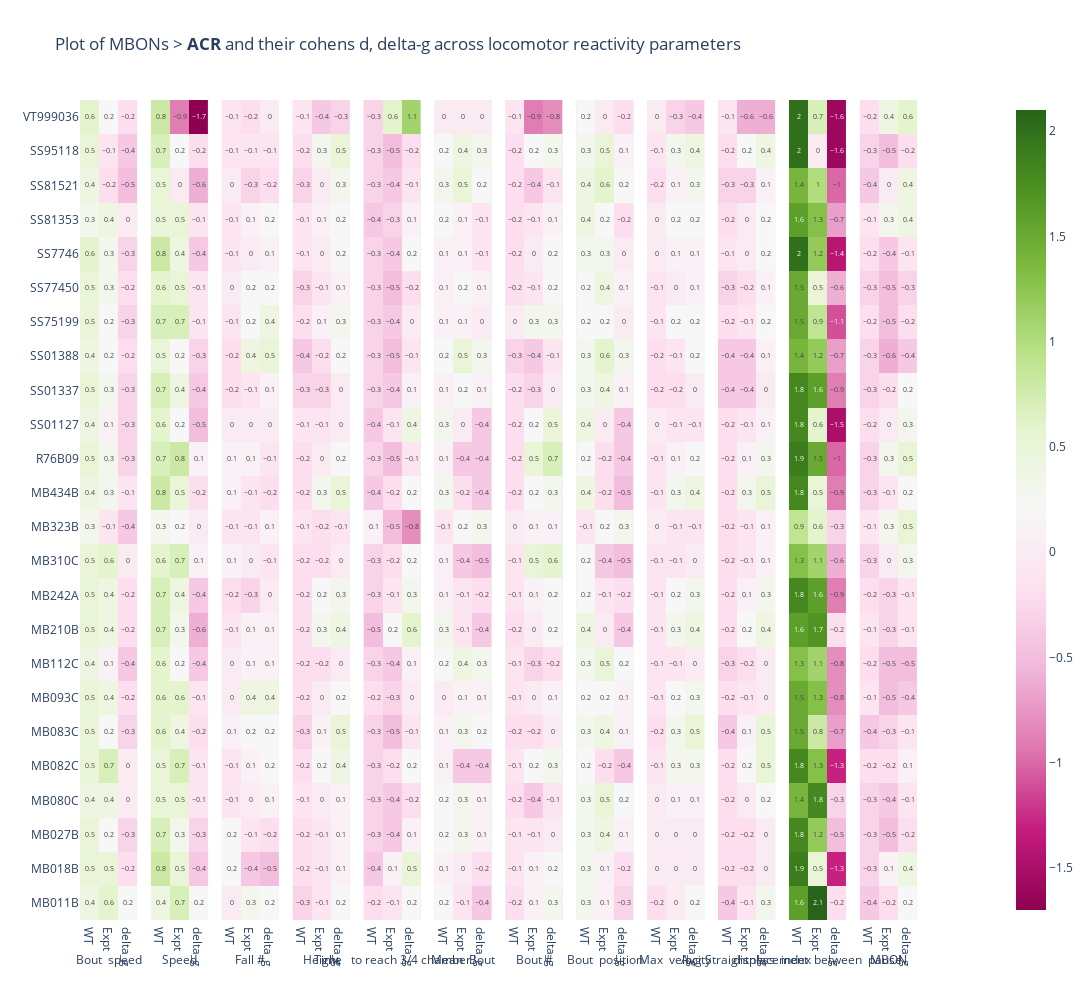

The notebook cell this image was saved under:
### Code cell
# f1,ax = plt.subplots(nrows=1, ncols=13, sharex=False, sharey = True, figsize=(15, 6))

from plotly.subplots import make_subplots
import plotly.graph_objects as go
import plotly.express as px

subplottitles = list(map(lambda s:s.replace('\n', ''), dfreg2.columns))
g1 = round(totalregdf,1)

fig = make_subplots(rows = 1,cols = 13, horizontal_spacing = 0.015, shared_yaxes =True, subplot_titles= dfreg2.columns)   


for n, j in zip(dfreg2.columns, list(range(1,14))):
    figure1 = px.imshow(g1[n], text_auto = True, aspect = "auto")
    fig.add_trace(figure1['data'][0], row = 1, col = j)

fig.update_layout(title = 'Plot of MBONs > <b>' + responder +  '</b> and their cohens d, delta-g across locomotor reactivity parameters', height = 1000, width = 1800)
fig.update_annotations(font_size=12, yshift = -870)


fig.write_image(openPath + "images\\"  + "cohens d and delta gheatmap_8secondrule" + responder + "_" + date + ".png")

fig.show()

### Figure 1 — Plotly figure (JSON) as saved in the notebook; plotly's stock layout.template omitted (floating-point values rounded to 4 significant figures)
{"data": [{"coloraxis": "coloraxis", "hovertemplate": "x: %{x}<br>MBON: %{y}<br>color: %{z}<extra></extra>", "name": "0", "texttemplate": "%{z}", "type": "heatmap", "x": ["WT", "Expt", "delta_g"], "xaxis": "x", "y": ["MB011B", "MB018B", "MB027B", "MB080C", "MB082C", "MB083C", "MB093C", "MB112C", "MB210B", "MB242A", "MB310C", "MB323B", "MB434B", "R76B09", "SS01127", "SS01337", "SS01388", "SS75199", "SS77450", "SS7746", "SS81353", "SS81521", "SS95118", "VT999036"], "yaxis": "y", "z": [[0.4, 0.6, 0.2], [0.5, 0.5, -0.2], [0.5, 0.2, -0.3], [0.4, 0.4, 0], [0.5, 0.7, 0], [0.5, 0.2, -0.3], [0.5, 0.4, -0.2], [0.4, 0.1, -0.4], [0.5, 0.4, -0.2], [0.5, 0.4, -0.2], [0.5, 0.6, 0], [0.3, -0.1, -0.4], [0.4, 0.3, -0.1], [0.5, 0.3, -0.3], [0.4, 0.1, -0.3], [0.5, 0.3, -0.3], [0.4, 0.2, -0.2], [0.5, 0.2, -0.3], [0.5, 0.3, -0.2], [0.6, 0.3, -0.3], [0.3, 0.4, 0], [0.4, -0.2, -0.5], [0.5, -0.1, -0.4], [0.6, 0.2, -0.2]]}, {"coloraxis": "coloraxis", "hovertemplate": "x: %{x}<br>MBON: %{y}<br>color: %{z}<extra></extra>", "name": "0", "texttemplate": "%{z}", "type": "heatmap", "x": ["WT", "Expt", "delta_g"], "xaxis": "x2", "y": ["MB011B", "MB018B", "MB027B", "MB080C", "MB082C", "MB083C", "MB093C", "MB112C", "MB210B", "MB242A", "MB310C", "MB323B", "MB434B", "R76B09", "SS01127", "SS01337", "SS01388", "SS75199", "SS77450", "SS7746", "SS81353", "SS81521", "SS95118", "VT999036"], "yaxis": "y2", "z": [[0.4, 0.7, 0.2], [0.8, 0.5, -0.4], [0.7, 0.3, -0.3], [0.5, 0.5, -0.1], [0.5, 0.7, -0.1], [0.6, 0.4, -0.2], [0.6, 0.6, -0.1], [0.6, 0.2, -0.4], [0.7, 0.3, -0.6], [0.7, 0.4, -0.4], [0.6, 0.7, 0.1], [0.3, 0.2, 0], [0.8, 0.5, -0.2], [0.7, 0.8, 0.1], [0.6, 0.2, -0.5], [0.7, 0.4, -0.4], [0.5, 0.2, -0.3], [0.7, 0.7, -0.1], [0.6, 0.5, -0.1], [0.8, 0.4, -0.4], [0.5, 0.5, -0.1], [0.5, 0, -0.6], [0.7, 0.2, -0.2], [0.8, -0.9, -1.7]]}, {"coloraxis": "coloraxis", "hovertemplate": "x: %{x}<br>MBON: %{y}<br>color: %{z}<extra></extra>", "name": "0", "texttemplate": "%{z}", "type": "heatmap", "x": ["WT", "Expt", "delta_g"], "xaxis": "x3", "y": ["MB011B", "MB018B", "MB027B", "MB080C", "MB082C", "MB083C", "MB093C", "MB112C", "MB210B", "MB242A", "MB310C", "MB323B", "MB434B", "R76B09", "SS01127", "SS01337", "SS01388", "SS75199", "SS77450", "SS7746", "SS81353", "SS81521", "SS95118", "VT999036"], "yaxis": "y3", "z": [[0, 0.3, 0.2], [0.2, -0.4, -0.5], [0.2, -0.1, -0.2], [-0.1, 0, 0.1], [-0.1, 0.1, 0.2], [0.1, 0.2, 0.2], [0, 0.4, 0.4], [0, 0.1, 0.1], [-0.1, 0.1, 0.1], [-0.2, -0.3, 0], [0.1, 0, -0.1], [-0.1, -0.1, 0.1], [0.1, -0.1, -0.2], [0.1, 0.1, -0.1], [0, 0, 0], [-0.2, -0.1, 0.1], [-0.2, 0.4, 0.5], [-0.1, 0.2, 0.4], [0, 0.2, 0.2], [-0.1, 0, 0.1], [-0.1, 0.1, 0.2], [0, -0.3, -0.2], [-0.1, -0.1, -0.1], [-0.1, -0.2, 0]]}, {"coloraxis": "coloraxis", "hovertemplate": "x: %{x}<br>MBON: %{y}<br>color: %{z}<extra></extra>", "name": "0", "texttemplate": "%{z}", "type": "heatmap", "x": ["WT", "Expt", "delta_g"], "xaxis": "x4", "y": ["MB011B", "MB018B", "MB027B", "MB080C", "MB082C", "MB083C", "MB093C", "MB112C", "MB210B", "MB242A", "MB310C", "MB323B", "MB434B", "R76B09", "SS01127", "SS01337", "SS01388", "SS75199", "SS77450", "SS7746", "SS81353", "SS81521", "SS95118", "VT999036"], "yaxis": "y4", "z": [[-0.3, -0.1, 0.2], [-0.2, -0.1, 0.1], [-0.2, -0.1, 0.1], [-0.1, 0, 0.1], [-0.2, 0.2, 0.4], [-0.3, 0.1, 0.5], [-0.2, 0, 0.2], [-0.2, -0.2, 0], [-0.2, 0.3, 0.4], [-0.2, 0.2, 0.3], [-0.2, -0.2, 0], [-0.1, -0.2, -0.1], [-0.2, 0.3, 0.5], [-0.2, 0, 0.2], [-0.1, -0.1, 0], [-0.3, -0.3, 0], [-0.4, -0.2, 0.2], [-0.2, 0.1, 0.3], [-0.3, -0.1, 0.1], [-0.1, 0, 0.2], [-0.1, 0.1, 0.2], [-0.3, 0, 0.3], [-0.2, 0.3, 0.5], [-0.1, -0.4, -0.3]]}, {"coloraxis": "coloraxis", "hovertemplate": "x: %{x}<br>MBON: %{y}<br>color: %{z}<extra></extra>", "name": "0", "texttemplate": "%{z}", "type": "heatmap", "x": ["WT", "Expt", "delta_g"], "xaxis": "x5", "y": ["MB011B", "MB018B", "MB027B", "MB080C", "MB082C", "MB083C", "MB093C", "MB112C", "MB210B", "MB242A", "MB310C", "MB323B", "MB434B", "R76B09", "SS01127", "SS01337", "SS01388", "SS75199", "SS77450", "SS7746", "SS81353", "SS81521", "SS95118", "VT999036"], "yaxis": "y5", "z": [[-0.2, -0.1, 0.2], [-0.4, 0.1, 0.5], [-0.3, -0.4, 0.1], [-0.3, -0.4, -0.2], [-0.3, -0.2, 0.2], [-0.3, -0.5, -0.1], [-0.2, -0.3, 0], [-0.3, -0.4, 0.1], [-0.5, 0.2, 0.6], [-0.3, -0.1, 0.3], [-0.3, -0.2, 0.2], [0.1, -0.5, -0.8], [-0.4, -0.2, 0.2], [-0.3, -0.5, -0.1], [-0.4, -0.1, 0.4], [-0.3, -0.4, 0.1], [-0.3, -0.5, -0.1], [-0.3, -0.4, 0], [-0.3, -0.5, -0.2], [-0.3, -0.4, 0.2], [-0.4, -0.3, 0.1], [-0.3, -0.4, -0.1], [-0.3, -0.5, -0.2], [-0.3, 0.6, 1.1]]}, {"coloraxis": "coloraxis", "hovertemplate": "x: %{x}<br>MBON: %{y}<br>color: %{z}<extra></extra>", "name": "0", "texttemplate": "%{z}", "type": "heatmap", "x": ["WT", "Expt", "delta_g"], "xaxis": "x6", "y": ["MB011B", "MB018B", "MB027B", "MB080C", "MB082C", "MB083C", "MB093C", "MB112C", "MB210B", "MB242A", "MB310C", "MB323B", "MB434B", "R76B09", "SS01127", "SS01337", "SS01388", "SS75199", "SS77450", "SS7746", "SS81353", "SS81521", "SS95118", "VT999036"], "yaxis": "y6", "z": [[0.2, -0.1, -0.4], [0.1, 0, -0.2], [0.2, 0.3, 0.1], [0.2, 0.3, 0.1], [0.1, -0.4, -0.4], [0.1, 0.3, 0.2], [0, 0.1, 0.1], [0.2, 0.4, 0.3], [0.3, -0.1, -0.4], [0.1, -0.1, -0.2], [0.1, -0.4, -0.5], [-0.1, 0.2, 0.3], [0.3, -0.2, -0.4], [0.1, -0.4, -0.4], [0.3, 0, -0.4], [0.1, 0.2, 0.1], [0.2, 0.5, 0.3], [0.1, 0.1, 0], [0.1, 0.2, 0.1], [0.1, 0.1, -0.1], [0.2, 0.1, -0.1], [0.3, 0.5, 0.2], [0.2, 0.4, 0.3], [0, 0, 0]]}, {"coloraxis": "coloraxis", "hovertemplate": "x: %{x}<br>MBON: %{y}<br>color: %{z}<extra></extra>", "name": "0", "texttemplate": "%{z}", "type": "heatmap", "x": ["WT", "Expt", "delta_g"], "xaxis": "x7", "y": ["MB011B", "MB018B", "MB027B", "MB080C", "MB082C", "MB083C", "MB093C", "MB112C", "MB210B", "MB242A", "MB310C", "MB323B", "MB434B", "R76B09", "SS01127", "SS01337", "SS01388", "SS75199", "SS77450", "SS7746", "SS81353", "SS81521", "SS95118", "VT999036"], "yaxis": "y7", "z": [[-0.2, 0.1, 0.3], [-0.1, 0.1, 0.2], [-0.1, -0.1, 0], [-0.2, -0.4, -0.1], [-0.1, 0.2, 0.3], [-0.2, -0.2, 0], [-0.1, 0, 0.1], [-0.1, -0.3, -0.2], [-0.2, 0, 0.2], [-0.1, 0.1, 0.2], [-0.1, 0.5, 0.6], [0, 0.1, 0.1], [-0.2, 0.2, 0.3], [-0.2, 0.5, 0.7], [-0.2, 0.2, 0.5], [-0.2, -0.3, 0], [-0.3, -0.4, -0.1], [0, 0.3, 0.3], [-0.2, -0.1, 0.2], [-0.2, 0, 0.2], [-0.2, -0.1, 0.1], [-0.2, -0.4, -0.1], [-0.2, 0.2, 0.3], [-0.1, -0.9, -0.8]]}, {"coloraxis": "coloraxis", "hovertemplate": "x: %{x}<br>MBON: %{y}<br>color: %{z}<extra></extra>", "name": "0", "texttemplate": "%{z}", "type": "heatmap", "x": ["WT", "Expt", "delta_g"], "xaxis": "x8", "y": ["MB011B", "MB018B", "MB027B", "MB080C", "MB082C", "MB083C", "MB093C", "MB112C", "MB210B", "MB242A", "MB310C", "MB323B", "MB434B", "R76B09", "SS01127", "SS01337", "SS01388", "SS75199", "SS77450", "SS7746", "SS81353", "SS81521", "SS95118", "VT999036"], "yaxis": "y8", "z": [[0.3, 0.1, -0.3], [0.3, 0.1, -0.2], [0.3, 0.4, 0.1], [0.3, 0.5, 0.2], [0.2, -0.2, -0.4], [0.3, 0.4, 0.1], [0.2, 0.2, 0.1], [0.3, 0.5, 0.2], [0.4, 0, -0.4], [0.2, -0.1, -0.2], [0.2, -0.4, -0.5], [-0.1, 0.2, 0.3], [0.4, -0.2, -0.5], [0.2, -0.2, -0.4], [0.4, 0, -0.4], [0.3, 0.4, 0.1], [0.3, 0.6, 0.3], [0.2, 0.2, 0], [0.2, 0.4, 0.1], [0.3, 0.3, 0], [0.4, 0.2, -0.2], [0.4, 0.6, 0.2], [0.3, 0.5, 0.1], [0.2, 0, -0.2]]}, {"coloraxis": "coloraxis", "hovertemplate": "x: %{x}<br>MBON: %{y}<br>color: %{z}<extra></extra>", "name": "0", "texttemplate": "%{z}", "type": "heatmap", "x": ["WT", "Expt", "delta_g"], "xaxis": "x9", "y": ["MB011B", "MB018B", "MB027B", "MB080C", "MB082C", "MB083C", "MB093C", "MB112C", "MB210B", "MB242A", "MB310C", "MB323B", "MB434B", "R76B09", "SS01127", "SS01337", "SS01388", "SS75199", "SS77450", "SS7746", "SS81353", "SS81521", "SS95118", "VT999036"], "yaxis": "y9", "z": [[-0.2, 0, 0.2], [0, 0, 0], [0, 0, 0], [0, 0.1, 0.1], [-0.1, 0.3, 0.3], [-0.2, 0.3, 0.5], [-0.1, 0.2, 0.3], [-0.1, -0.1, 0], [-0.1, 0.3, 0.4], [-0.1, 0.2, 0.3], [-0.1, -0.1, 0], [0, -0.1, -0.1], [-0.1, 0.3, 0.4], [-0.1, 0.1, 0.2], [0, -0.1, -0.1], [-0.2, -0.2, 0], [-0.2, -0.1, 0.2], [-0.1, 0.2, 0.2], [-0.1, 0, 0.1], [0, 0.1, 0.1], [0, 0.2, 0.2], [-0.2, 0.1, 0.3], [-0.1, 0.3, 0.4], [0, -0.3, -0.4]]}, {"coloraxis": "coloraxis", "hovertemplate": "x: %{x}<br>MBON: %{y}<br>color: %{z}<extra></extra>", "name": "0", "texttemplate": "%{z}", "type": "heatmap", "x": ["WT", "Expt", "delta_g"], "xaxis": "x10", "y": ["MB011B", "MB018B", "MB027B", "MB080C", "MB082C", "MB083C", "MB093C", "MB112C", "MB210B", "MB242A", "MB310C", "MB323B", "MB434B", "R76B09", "SS01127", "SS01337", "SS01388", "SS75199", "SS77450", "SS7746", "SS81353", "SS81521", "SS95118", "VT999036"], "yaxis": "y10", "z": [[-0.4, -0.1, 0.3], [-0.2, -0.2, 0], [-0.2, -0.2, 0], [-0.2, 0, 0.2], [-0.2, 0.2, 0.5], [-0.4, 0.1, 0.5], [-0.2, -0.1, 0], [-0.3, -0.2, 0], [-0.2, 0.2, 0.4], [-0.2, 0.1, 0.3], [-0.2, -0.1, 0.1], [-0.2, -0.1, 0.1], [-0.2, 0.3, 0.5], [-0.2, 0.1, 0.3], [-0.2, -0.1, 0.1], [-0.4, -0.4, 0], [-0.4, -0.4, 0.1], [-0.2, -0.1, 0.2], [-0.3, -0.2, 0.1], [-0.1, 0, 0.2], [-0.2, 0, 0.2], [-0.3, -0.3, 0.1], [-0.2, 0.2, 0.4], [-0.1, -0.6, -0.6]]}, {"coloraxis": "coloraxis", "hovertemplate": "x: %{x}<br>MBON: %{y}<br>color: %{z}<extra></extra>", "name": "0", "texttemplate": "%{z}", "type": "heatmap", "x": ["WT", "Expt", "delta_g"], "xaxis": "x11", "y": ["MB011B", "MB018B", "MB027B", "MB080C", "MB082C", "MB083C", "MB093C", "MB112C", "MB210B", "MB242A", "MB310C", "MB323B", "MB434B", "R76B09", "SS01127", "SS01337", "SS01388", "SS75199", "SS77450", "SS7746", "SS81353", "SS81521", "SS95118", "VT999036"], "yaxis": "y11", "z": [[1.6, 2.1, -0.2], [1.9, 0.5, -1.3], [1.8, 1.2, -0.5], [1.4, 1.8, -0.3], [1.8, 1.3, -1.3], [1.5, 0.8, -0.7], [1.5, 1.3, -0.8], [1.3, 1.1, -0.8], [1.6, 1.7, -0.2], [1.8, 1.6, -0.9], [1.3, 1.1, -0.6], [0.9, 0.6, -0.3], [1.8, 0.5, -0.9], [1.9, 1.5, -1], [1.8, 0.6, -1.5], [1.8, 1.6, -0.9], [1.4, 1.2, -0.7], [1.5, 0.9, -1.1], [1.5, 0.5, -0.6], [2, 1.2, -1.4], [1.6, 1.3, -0.7], [1.4, 1, -1], [2, 0, -1.6], [2, 0.7, -1.6]]}, {"coloraxis": "coloraxis", "hovertemplate": "x: %{x}<br>MBON: %{y}<br>color: %{z}<extra></extra>", "name": "0", "texttemplate": "%{z}", "type": "heatmap", "x": ["WT", "Expt", "delta_g"], "xaxis": "x12", "y": ["MB011B", "MB018B", "MB027B", "MB080C", "MB082C", "MB083C", "MB093C", "MB112C", "MB210B", "MB242A", "MB310C", "MB323B", "MB434B", "R76B09", "SS01127", "SS01337", "SS01388", "SS75199", "SS77450", "SS7746", "SS81353", "SS81521", "SS95118", "VT999036"], "yaxis": "y12", "z": [[-0.4, -0.2, 0.2], [-0.3, 0.1, 0.4], [-0.3, -0.5, -0.2], [-0.3, -0.4, -0.1], [-0.2, -0.2, 0.1], [-0.4, -0.3, -0.1], [-0.1, -0.5, -0.4], [-0.2, -0.5, -0.5], [-0.1, -0.3, -0.1], [-0.2, -0.3, -0.1], [-0.3, 0, 0.3], [-0.1, 0.3, 0.5], [-0.3, -0.1, 0.2], [-0.3, 0.3, 0.5], [-0.2, 0, 0.3], [-0.3, -0.2, 0.2], [-0.3, -0.6, -0.4], [-0.2, -0.5, -0.2], [-0.3, -0.5, -0.3], [-0.2, -0.4, -0.1], [-0.1, 0.3, 0.4], [-0.4, 0, 0.4], [-0.3, -0.5, -0.2], [-0.2, 0.4, 0.6]]}], "layout": {"annotations": [{"font": {"size": 12}, "showarrow": false, "text": "Bout\n speed", "x": 0.03154, "xanchor": "center", "xref": "paper", "y": 1, "yanchor": "bottom", "yref": "paper", "yshift": -870}, {"font": {"size": 12}, "showarrow": false, "text": "Speed", "x": 0.1096, "xanchor": "center", "xref": "paper", "y": 1, "yanchor": "bottom", "yref": "paper", "yshift": -870}, {"font": {"size": 12}, "showarrow": false, "text": "Fall #", "x": 0.1877, "xanchor": "center", "xref": "paper", "y": 1, "yanchor": "bottom", "yref": "paper", "yshift": -870}, {"font": {"size": 12}, "showarrow": false, "text": "Height", "x": 0.2658, "xanchor": "center", "xref": "paper", "y": 1, "yanchor": "bottom", "yref": "paper", "yshift": -870}, {"font": {"size": 12}, "showarrow": false, "text": "Time \n to reach 3/4 chamber", "x": 0.3438, "xanchor": "center", "xref": "paper", "y": 1, "yanchor": "bottom", "yref": "paper", "yshift": -870}, {"font": {"size": 12}, "showarrow": false, "text": "Mean\n Bout", "x": 0.4219, "xanchor": "center", "xref": "paper", "y": 1, "yanchor": "bottom", "yref": "paper", "yshift": -870}, {"font": {"size": 12}, "showarrow": false, "text": "Bout #", "x": 0.5, "xanchor": "center", "xref": "paper", "y": 1, "yanchor": "bottom", "yref": "paper", "yshift": -870}, {"font": {"size": 12}, "showarrow": false, "text": "Bout\n position", "x": 0.5781, "xanchor": "center", "xref": "paper", "y": 1, "yanchor": "bottom", "yref": "paper", "yshift": -870}, {"font": {"size": 12}, "showarrow": false, "text": "Max\n velocity", "x": 0.6562, "xanchor": "center", "xref": "paper", "y": 1, "yanchor": "bottom", "yref": "paper", "yshift": -870}, {"font": {"size": 12}, "showarrow": false, "text": "Avg Straightness\n index", "x": 0.7342, "xanchor": "center", "xref": "paper", "y": 1, "yanchor": "bottom", "yref": "paper", "yshift": -870}, {"font": {"size": 12}, "showarrow": false, "text": "displacement\n between\n pause", "x": 0.8123, "xanchor": "center", "xref": "paper", "y": 1, "yanchor": "bottom", "yref": "paper", "yshift": -870}, {"font": {"size": 12}, "showarrow": false, "text": "MBON", "x": 0.8904, "xanchor": "center", "xref": "paper", "y": 1, "yanchor": "bottom", "yref": "paper", "yshift": -870}], "height": 1000, "title": {"text": "Plot of MBONs > <b>ACR</b> and their cohens d, delta-g across locomotor reactivity parameters"}, "width": 1800, "xaxis": {"anchor": "y", "domain": [0, 0.06308]}, "xaxis10": {"anchor": "y10", "domain": [0.7027, 0.7658]}, "xaxis11": {"anchor": "y11", "domain": [0.7808, 0.8438]}, "xaxis12": {"anchor": "y12", "domain": [0.8588, 0.9219]}, "xaxis13": {"anchor": "y13", "domain": [0.9369, 1.0]}, "xaxis2": {"anchor": "y2", "domain": [0.07808, 0.1412]}, "xaxis3": {"anchor": "y3", "domain": [0.1562, 0.2192]}, "xaxis4": {"anchor": "y4", "domain": [0.2342, 0.2973]}, "xaxis5": {"anchor": "y5", "domain": [0.3123, 0.3754]}, "xaxis6": {"anchor": "y6", "domain": [0.3904, 0.4535]}, "xaxis7": {"anchor": "y7", "domain": [0.4685, 0.5315]}, "xaxis8": {"anchor": "y8", "domain": [0.5465, 0.6096]}, "xaxis9": {"anchor": "y9", "domain": [0.6246, 0.6877]}, "yaxis": {"anchor": "x", "domain": [0, 1]}, "yaxis10": {"anchor": "x10", "domain": [0, 1], "matches": "y", "showticklabels": false}, "yaxis11": {"anchor": "x11", "domain": [0, 1], "matches": "y", "showticklabels": false}, "yaxis12": {"anchor": "x12", "domain": [0, 1], "matches": "y", "showticklabels": false}, "yaxis13": {"anchor": "x13", "domain": [0, 1], "matches": "y", "showticklabels": false}, "yaxis2": {"anchor": "x2", "domain": [0, 1], "matches": "y", "showticklabels": false}, "yaxis3": {"anchor": "x3", "domain": [0, 1], "matches": "y", "showticklabels": false}, "yaxis4": {"anchor": "x4", "domain": [0, 1], "matches": "y", "showticklabels": false}, "yaxis5": {"anchor": "x5", "domain": [0, 1], "matches": "y", "showticklabels": false}, "yaxis6": {"anchor": "x6", "domain": [0, 1], "matches": "y", "showticklabels": false}, "yaxis7": {"anchor": "x7", "domain": [0, 1], "matches": "y", "showticklabels": false}, "yaxis8": {"anchor": "x8", "domain": [0, 1], "matches": "y", "showticklabels": false}, "yaxis9": {"anchor": "x9", "domain": [0, 1], "matches": "y", "showticklabels": false}}}
